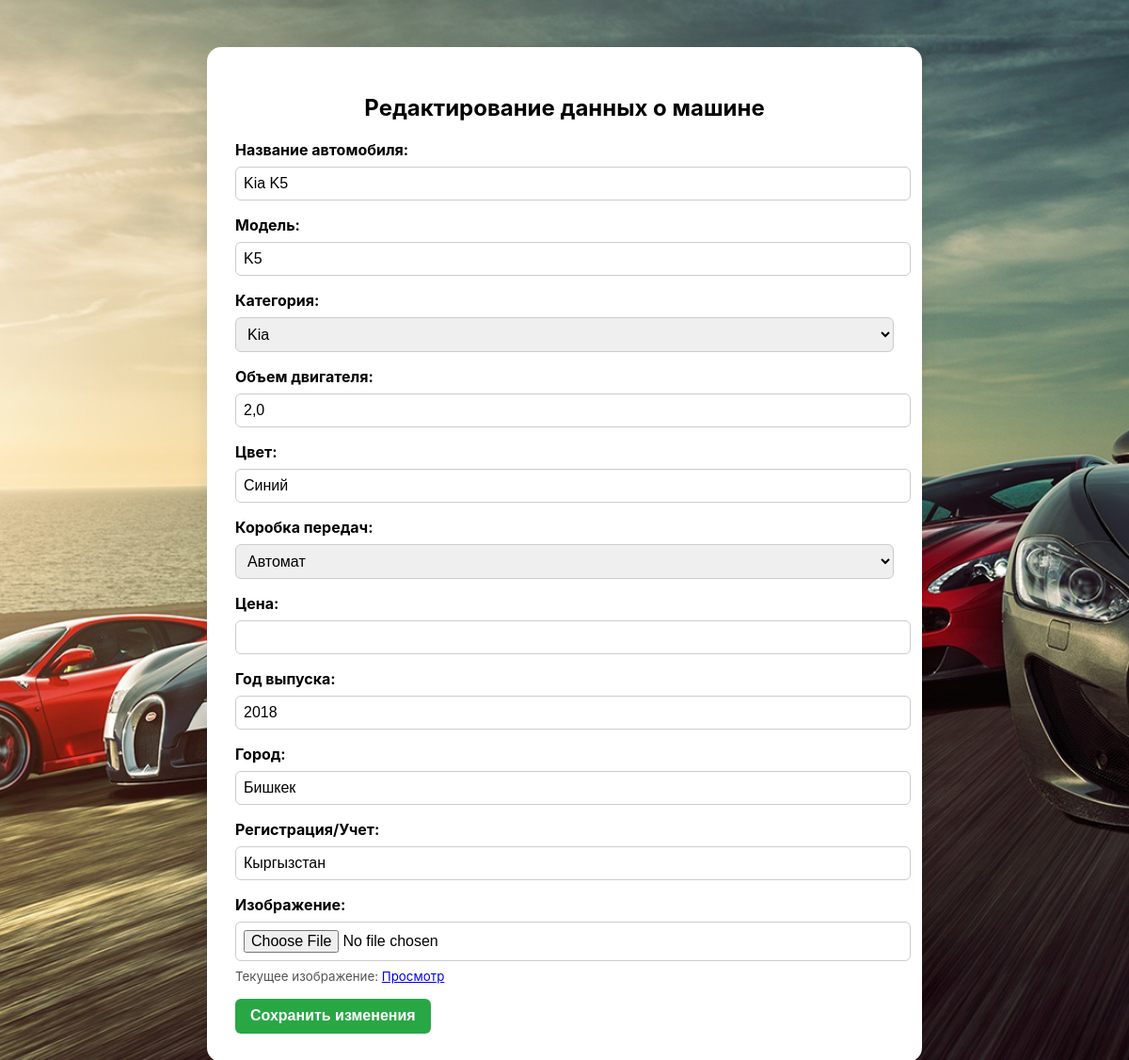
Page /car_update/1/ on the committed database.
### app/models.py (models this page shows, shortened)
class Car(models.Model):
    user = models.ForeignKey(User, on_delete=models.CASCADE)
    title = models.CharField(max_length=100)
    model = models.CharField(max_length=100)
    engine_volume = models.CharField(max_length=100)
    color = models.CharField(max_length=100)
    transmission = models.CharField(max_length=100)
    category = models.ForeignKey(Category, on_delete=models.PROTECT)
    price = models.DecimalField(decimal_places=2, max_digits=10)
    year_of_manufacture = models.PositiveSmallIntegerField()
    location = models.CharField(max_length=100)
    registration = models.CharField(max_length=100)
    image = models.ImageField(upload_to='cars/images/')

class Category(models.Model):
    title = models.CharField(max_length=100)

### app/views.py (the view, shortened to what this page needs)
# urls.py: path('car_update/<int:car_id>/', views.car_update, name='car_update'),
def car_update(request, car_id):
    car = Car.objects.get(id=car_id)
    categories = Category.objects.all()
    return render(request, 'app/car_data_update.html', {'car': car, 'categories': categories})

### app/templates/app/car_data_update.html (shortened to what this page needs)
{% load static %}
<!DOCTYPE html>
<html lang="ru">
<head>
</head>
<body>
<div class="container form-container">
    <h2 class="text-center mb-4">Редактирование данных о машине</h2>
    <form method="POST" enctype="multipart/form-data">
        <div class="mb-3">
            <label for="title" class="form-label">Название автомобиля:</label>
            <input type="text" name="title" id="title" class="form-control" value="{{ car.title }}">
        </div>
        <div class="mb-3">
            <label for="model" class="form-label">Модель:</label>
            <input type="text" name="model" id="model" class="form-control" value="{{ car.model }}">
        </div>
        <div class="mb-3">
            <label for="category" class="form-label">Категория:</label>
            <select name="category" id="category" class="form-select" required>
                {% for category in categories %}
                    <option value="{{ category.id }}" {% if car.category.id == category.id %}selected{% endif %}>
                        {{ category.title }}
                    </option>
                {% endfor %}
            </select>
        </div>
        <div class="mb-3">
            <label for="engine_volume" class="form-label">Объем двигателя:</label>
            <input type="text" name="engine_volume" id="engine_volume" class="form-control" value="{{ car.engine_volume }}">
        </div>
        <div class="mb-3">
            <label for="color" class="form-label">Цвет:</label>
            <input type="text" name="color" id="color" class="form-control" value="{{ car.color }}">
        </div>
        <div class="mb-3">
            <label for="transmission" class="form-label">Коробка передач:</label>
            <select name="transmission" id="transmission" class="form-select" required>
                <option value="Автомат" {% if car.transmission == "Автомат" %}selected{% endif %}>Автомат</option>
            </select>
        </div>
        <div class="mb-3">
            <label for="price" class="form-label">Цена:</label>
            <input type="number" step="any" name="price" id="price" class="form-control" value="{{ car.price }}">
        </div>
        <div class="mb-3">
            <label for="year_of_manufacture" class="form-label">Год выпуска:</label>
            <input type="number" name="year_of_manufacture" id="year_of_manufacture" class="form-control" value="{{ car.year_of_manufacture }}">
        </div>
        <div class="mb-3">
            <label for="location" class="form-label">Город:</label>
            <input type="text" name="location" id="location" class="form-control" value="{{ car.location }}">
        </div>
        <div class="mb-3">
            <label for="registration" class="form-label">Регистрация/Учет:</label>
            <input type="text" name="registration" id="registration" class="form-control" value="{{ car.registration }}">
        </div>
        <div class="mb-3">
            <label for="image" class="form-label">Изображение:</label>
            <input type="file" name="image" id="image" class="form-control">
            {% if car.image %}
                <small>Текущее изображение: <a href="{{ car.image.url }}" target="_blank">Просмотр</a></small>
            {% endif %}
        </div>
        <button type="submit" class="btn btn-success w-100">Сохранить изменения</button>
    </form>
</div>
</body>
</html>

### rows in the picture
Car: title "Kia K5", model "K5", category "Kia", engine_volume "2,0", color "Синий", transmission "Автомат", year_of_manufacture "2018", location "Бишкек", registration "Кыргызстан"
